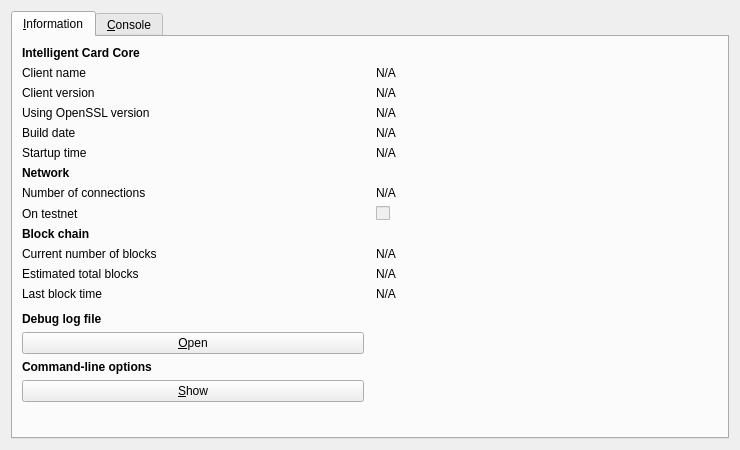
<?xml version="1.0" encoding="UTF-8"?>
<ui version="4.0">
 <class>RPCConsole</class>
 <widget class="QDialog" name="RPCConsole">
  <property name="geometry">
   <rect>
    <x>0</x>
    <y>0</y>
    <width>740</width>
    <height>450</height>
   </rect>
  </property>
  <property name="windowTitle">
   <string>Intelcards - Debug window</string>
  </property>
  <layout class="QVBoxLayout" name="verticalLayout_2">
   <item>
    <widget class="QTabWidget" name="tabWidget">
     <property name="currentIndex">
      <number>0</number>
     </property>
     <widget class="QWidget" name="tab_info">
      <attribute name="title">
       <string>&amp;Information</string>
      </attribute>
      <layout class="QGridLayout" name="gridLayout" columnstretch="0,0">
       <property name="horizontalSpacing">
        <number>12</number>
       </property>
       <item row="14" column="0">
        <widget class="QLabel" name="labelDebugLogfile">
         <property name="font">
          <font>
           <weight>75</weight>
           <bold>true</bold>
          </font>
         </property>
         <property name="text">
          <string>Debug log file</string>
         </property>
        </widget>
       </item>
       <item row="5" column="0">
        <widget class="QLabel" name="label_13">
         <property name="text">
          <string>Startup time</string>
         </property>
        </widget>
       </item>
       <item row="6" column="0">
        <widget class="QLabel" name="label_11">
         <property name="font">
          <font>
           <weight>75</weight>
           <bold>true</bold>
          </font>
         </property>
         <property name="text">
          <string>Network</string>
         </property>
        </widget>
       </item>
       <item row="5" column="1">
        <widget class="QLabel" name="startupTime">
         <property name="cursor">
          <cursorShape>IBeamCursor</cursorShape>
         </property>
         <property name="text">
          <string>N/A</string>
         </property>
         <property name="textFormat">
          <enum>Qt::PlainText</enum>
         </property>
         <property name="textInteractionFlags">
          <set>Qt::LinksAccessibleByMouse|Qt::TextSelectableByKeyboard|Qt::TextSelectableByMouse</set>
         </property>
        </widget>
       </item>
       <item row="8" column="1">
        <widget class="QCheckBox" name="isTestNet">
         <property name="enabled">
          <bool>false</bool>
         </property>
         <property name="text">
          <string/>
         </property>
        </widget>
       </item>
       <item row="1" column="0">
        <widget class="QLabel" name="label_5">
         <property name="text">
          <string>Client name</string>
         </property>
        </widget>
       </item>
       <item row="10" column="1">
        <widget class="QLabel" name="numberOfBlocks">
         <property name="cursor">
          <cursorShape>IBeamCursor</cursorShape>
         </property>
         <property name="text">
          <string>N/A</string>
         </property>
         <property name="textFormat">
          <enum>Qt::PlainText</enum>
         </property>
         <property name="textInteractionFlags">
          <set>Qt::LinksAccessibleByMouse|Qt::TextSelectableByKeyboard|Qt::TextSelectableByMouse</set>
         </property>
        </widget>
       </item>
       <item row="4" column="0">
        <widget class="QLabel" name="label_12">
         <property name="text">
          <string>Build date</string>
         </property>
        </widget>
       </item>
       <item row="17" column="0">
        <widget class="QPushButton" name="showCLOptionsButton">
         <property name="toolTip">
          <string>Show the Intelcards-Qt help message to get a list with possible Intelcards command-line options.</string>
         </property>
         <property name="text">
          <string>&amp;Show</string>
         </property>
         <property name="autoDefault">
          <bool>false</bool>
         </property>
        </widget>
       </item>
       <item row="10" column="0">
        <widget class="QLabel" name="label_3">
         <property name="text">
          <string>Current number of blocks</string>
         </property>
        </widget>
       </item>
       <item row="12" column="1">
        <widget class="QLabel" name="lastBlockTime">
         <property name="cursor">
          <cursorShape>IBeamCursor</cursorShape>
         </property>
         <property name="text">
          <string>N/A</string>
         </property>
         <property name="textFormat">
          <enum>Qt::PlainText</enum>
         </property>
         <property name="textInteractionFlags">
          <set>Qt::LinksAccessibleByMouse|Qt::TextSelectableByKeyboard|Qt::TextSelectableByMouse</set>
         </property>
        </widget>
       </item>
       <item row="4" column="1">
        <widget class="QLabel" name="buildDate">
         <property name="cursor">
          <cursorShape>IBeamCursor</cursorShape>
         </property>
         <property name="text">
          <string>N/A</string>
         </property>
         <property name="textFormat">
          <enum>Qt::PlainText</enum>
         </property>
         <property name="textInteractionFlags">
          <set>Qt::LinksAccessibleByMouse|Qt::TextSelectableByKeyboard|Qt::TextSelectableByMouse</set>
         </property>
        </widget>
       </item>
       <item row="2" column="0">
        <widget class="QLabel" name="label_6">
         <property name="text">
          <string>Client version</string>
         </property>
        </widget>
       </item>
       <item row="8" column="0">
        <widget class="QLabel" name="label_8">
         <property name="text">
          <string>On testnet</string>
         </property>
        </widget>
       </item>
       <item row="2" column="1">
        <widget class="QLabel" name="clientVersion">
         <property name="cursor">
          <cursorShape>IBeamCursor</cursorShape>
         </property>
         <property name="text">
          <string>N/A</string>
         </property>
         <property name="textFormat">
          <enum>Qt::PlainText</enum>
         </property>
         <property name="textInteractionFlags">
          <set>Qt::LinksAccessibleByMouse|Qt::TextSelectableByKeyboard|Qt::TextSelectableByMouse</set>
         </property>
        </widget>
       </item>
       <item row="1" column="1">
        <widget class="QLabel" name="clientName">
         <property name="cursor">
          <cursorShape>IBeamCursor</cursorShape>
         </property>
         <property name="text">
          <string>N/A</string>
         </property>
         <property name="textFormat">
          <enum>Qt::PlainText</enum>
         </property>
         <property name="textInteractionFlags">
          <set>Qt::LinksAccessibleByMouse|Qt::TextSelectableByKeyboard|Qt::TextSelectableByMouse</set>
         </property>
        </widget>
       </item>
       <item row="12" column="0">
        <widget class="QLabel" name="label_2">
         <property name="text">
          <string>Last block time</string>
         </property>
        </widget>
       </item>
       <item row="18" column="0">
        <spacer name="verticalSpacer">
         <property name="orientation">
          <enum>Qt::Vertical</enum>
         </property>
         <property name="sizeHint" stdset="0">
          <size>
           <width>20</width>
           <height>40</height>
          </size>
         </property>
        </spacer>
       </item>
       <item row="7" column="0">
        <widget class="QLabel" name="label_7">
         <property name="text">
          <string>Number of connections</string>
         </property>
        </widget>
       </item>
       <item row="16" column="0">
        <widget class="QLabel" name="labelCLOptions">
         <property name="font">
          <font>
           <weight>75</weight>
           <bold>true</bold>
          </font>
         </property>
         <property name="text">
          <string>Command-line options</string>
         </property>
        </widget>
       </item>
       <item row="11" column="1">
        <widget class="QLabel" name="totalBlocks">
         <property name="cursor">
          <cursorShape>IBeamCursor</cursorShape>
         </property>
         <property name="text">
          <string>N/A</string>
         </property>
         <property name="textFormat">
          <enum>Qt::PlainText</enum>
         </property>
         <property name="textInteractionFlags">
          <set>Qt::LinksAccessibleByMouse|Qt::TextSelectableByKeyboard|Qt::TextSelectableByMouse</set>
         </property>
        </widget>
       </item>
       <item row="7" column="1">
        <widget class="QLabel" name="numberOfConnections">
         <property name="cursor">
          <cursorShape>IBeamCursor</cursorShape>
         </property>
         <property name="text">
          <string>N/A</string>
         </property>
         <property name="textFormat">
          <enum>Qt::PlainText</enum>
         </property>
         <property name="textInteractionFlags">
          <set>Qt::LinksAccessibleByMouse|Qt::TextSelectableByKeyboard|Qt::TextSelectableByMouse</set>
         </property>
        </widget>
       </item>
       <item row="3" column="1">
        <widget class="QLabel" name="openSSLVersion">
         <property name="cursor">
          <cursorShape>IBeamCursor</cursorShape>
         </property>
         <property name="text">
          <string>N/A</string>
         </property>
         <property name="textFormat">
          <enum>Qt::PlainText</enum>
         </property>
         <property name="textInteractionFlags">
          <set>Qt::LinksAccessibleByMouse|Qt::TextSelectableByKeyboard|Qt::TextSelectableByMouse</set>
         </property>
        </widget>
       </item>
       <item row="9" column="0">
        <widget class="QLabel" name="label_10">
         <property name="font">
          <font>
           <weight>75</weight>
           <bold>true</bold>
          </font>
         </property>
         <property name="text">
          <string>Block chain</string>
         </property>
        </widget>
       </item>
       <item row="0" column="0">
        <widget class="QLabel" name="label_9">
         <property name="font">
          <font>
           <weight>75</weight>
           <bold>true</bold>
          </font>
         </property>
         <property name="text">
          <string>Intelligent Card Core</string>
         </property>
        </widget>
       </item>
       <item row="11" column="0">
        <widget class="QLabel" name="label_4">
         <property name="text">
          <string>Estimated total blocks</string>
         </property>
        </widget>
       </item>
       <item row="13" column="0">
        <spacer name="verticalSpacer_2">
         <property name="orientation">
          <enum>Qt::Vertical</enum>
         </property>
         <property name="sizeHint" stdset="0">
          <size>
           <width>20</width>
           <height>20</height>
          </size>
         </property>
        </spacer>
       </item>
       <item row="15" column="0">
        <widget class="QPushButton" name="openDebugLogfileButton">
         <property name="toolTip">
          <string>Open the Intelcards debug log file from the current data directory. This can take a few seconds for large log files.</string>
         </property>
         <property name="text">
          <string>&amp;Open</string>
         </property>
         <property name="autoDefault">
          <bool>false</bool>
         </property>
        </widget>
       </item>
       <item row="3" column="0">
        <widget class="QLabel" name="label_14">
         <property name="text">
          <string>Using OpenSSL version</string>
         </property>
         <property name="indent">
          <number>-1</number>
         </property>
        </widget>
       </item>
      </layout>
     </widget>
     <widget class="QWidget" name="tab_console">
      <attribute name="title">
       <string>&amp;Console</string>
      </attribute>
      <layout class="QVBoxLayout" name="verticalLayout_3">
       <property name="spacing">
        <number>3</number>
       </property>
       <item>
        <widget class="QTextEdit" name="messagesWidget">
         <property name="minimumSize">
          <size>
           <width>0</width>
           <height>100</height>
          </size>
         </property>
         <property name="readOnly">
          <bool>true</bool>
         </property>
         <property name="tabKeyNavigation" stdset="0">
          <bool>false</bool>
         </property>
         <property name="columnCount" stdset="0">
          <number>2</number>
         </property>
        </widget>
       </item>
       <item>
        <layout class="QHBoxLayout" name="horizontalLayout">
         <property name="spacing">
          <number>3</number>
         </property>
         <item>
          <widget class="QLabel" name="label">
           <property name="text">
            <string notr="true">&gt;</string>
           </property>
          </widget>
         </item>
         <item>
          <widget class="QLineEdit" name="lineEdit"/>
         </item>
         <item>
          <widget class="QPushButton" name="clearButton">
           <property name="maximumSize">
            <size>
             <width>24</width>
             <height>24</height>
            </size>
           </property>
           <property name="toolTip">
            <string>Clear console</string>
           </property>
           <property name="text">
            <string/>
           </property>
           <property name="icon">
            <iconset resource="../bitcoin.qrc">
             <normaloff>:/icons/remove</normaloff>:/icons/remove</iconset>
           </property>
           <property name="shortcut">
            <string notr="true">Ctrl+L</string>
           </property>
           <property name="autoDefault">
            <bool>false</bool>
           </property>
          </widget>
         </item>
        </layout>
       </item>
      </layout>
     </widget>
    </widget>
   </item>
  </layout>
 </widget>
 <resources>
  <include location="../bitcoin.qrc"/>
 </resources>
 <connections/>
</ui>
